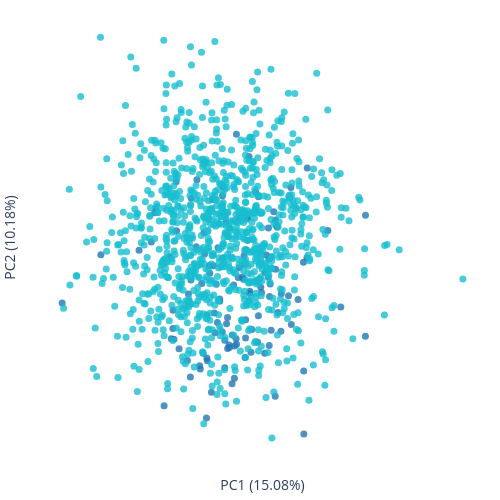

The code cell stored with this chart in its notebook:
### Code cell
import plotly.graph_objects as go 

# Visualize pca 
OR_name = list(shuffle_pca_df.index)

# Extract OR class from index
OR_family = [re.match(r'Or(\d+)', _OR).group(1) if re.match(r'Or(\d+)', _OR) else 'None' for _OR in pca_df.index]

# Define Class I and Class II based on OR number ranges
Class_I_df = shuffle_pca_df.loc[[_OR for _OR, cls in zip(shuffle_pca_df.index, OR_family) if cls in map(str, range(51, 57))]]
Class_II_df = shuffle_pca_df.loc[[_OR for _OR, cls in zip(shuffle_pca_df.index, OR_family) if cls in map(str, range(1, 15))]]


# Define colors for each class
colormap = cf.distinct_colors(['Class_I', 'Class_II'])

# Plot
fig = go.Figure()

fig.add_trace(go.Scatter(
    x=Class_I_df.iloc[:, 0],  # First dimension
    y=Class_I_df.iloc[:, 1],  # Second dimension
    text=Class_I_df.index,    # Labels
    mode='markers',
    name='Class_I',
    marker=dict(
        color=colormap['Class_I'],
        size = 8, opacity=0.6
    )
))

fig.add_trace(go.Scatter(
    x=Class_II_df.iloc[:, 0],
    y=Class_II_df.iloc[:, 1],
    text=Class_II_df.index,
    mode='markers',
    name='Class_II',
    marker=dict(
        color=colormap['Class_II'],
        size = 8, opacity=0.6
    )
))


fig.update_traces( marker=dict(size=7, opacity = 0.8))
fig.update_layout(xaxis_title = f'PC1 ({variance_ratio[0]*100:.2f}%)',
                  yaxis_title = f'PC2 ({variance_ratio[1]*100:.2f}%)',
                  xaxis=dict(showticklabels=False), yaxis=dict(showticklabels=False),
                  margin=dict(r=10, l=10, b=10, t=10),
                  height = 500, width = 500, showlegend=False, 
                  plot_bgcolor='white',  # set the plot background color to white
                  paper_bgcolor='white',  # set the paper background color to white
)
fig.show()
# fig.write_html('../../output/ESM/PCA/Cbc_esm/PCA_Cbc_esm_class.html')

### Figure 1 — Plotly figure (JSON) as saved in the notebook; plotly's stock layout.template omitted (floating-point values rounded to 4 significant figures; data arrays with more than 128 entries replaced by an {"elided": "..."} marker saying what was removed)
{"data": [{"marker": {"color": "#1f77b4", "opacity": 0.8, "size": 7}, "mode": "markers", "name": "Class_I", "text": {"elided": "130 str values"}, "type": "scatter", "x": {"elided": "130 float values"}, "y": {"elided": "130 float values"}}, {"marker": {"color": "#17becf", "opacity": 0.8, "size": 7}, "mode": "markers", "name": "Class_II", "text": {"elided": "985 str values"}, "type": "scatter", "x": {"elided": "985 float values"}, "y": {"elided": "985 float values"}}], "layout": {"height": 500, "margin": {"b": 10, "l": 10, "r": 10, "t": 10}, "paper_bgcolor": "white", "plot_bgcolor": "white", "showlegend": false, "width": 500, "xaxis": {"showticklabels": false, "title": {"text": "PC1 (15.08%)"}}, "yaxis": {"showticklabels": false, "title": {"text": "PC2 (10.18%)"}}}}
